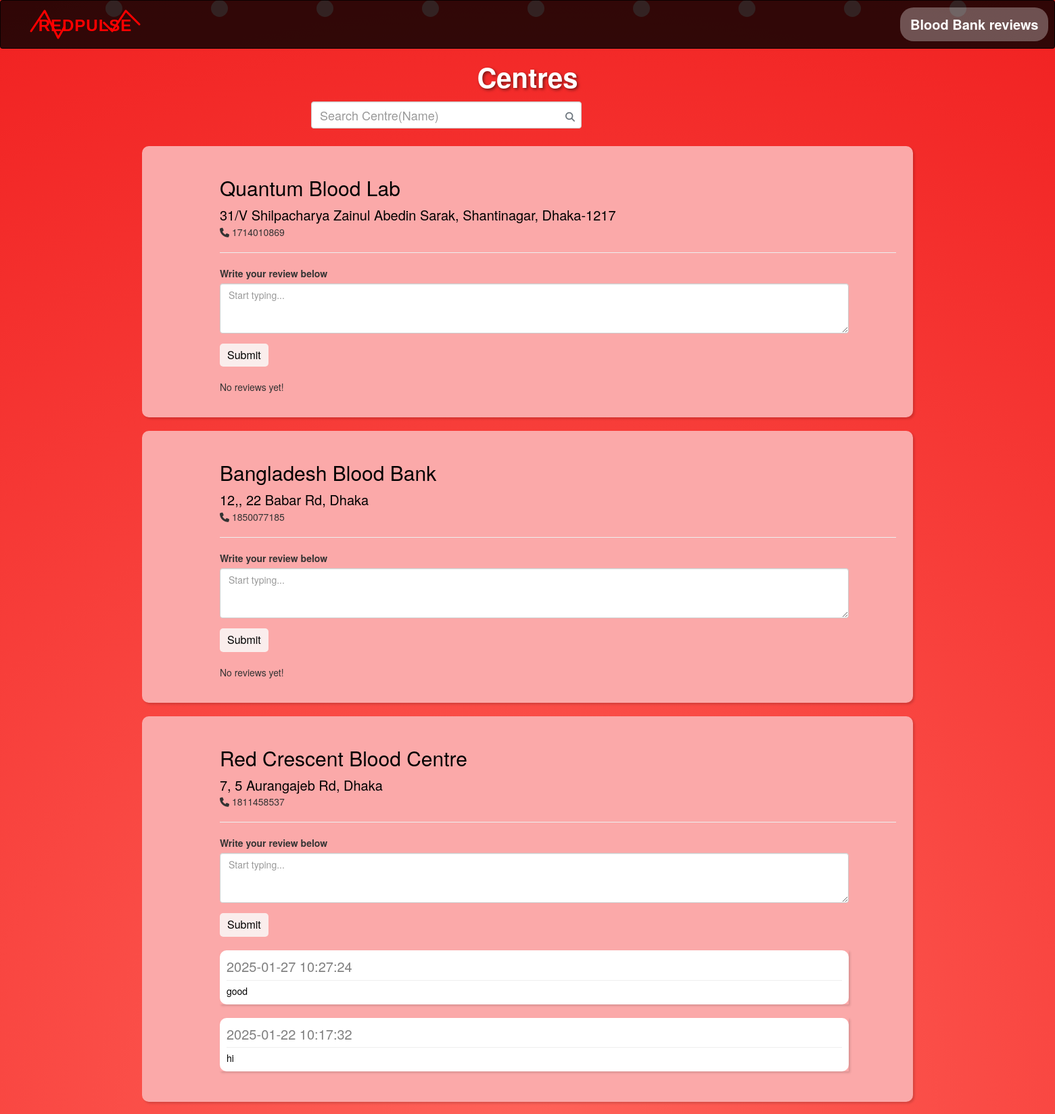
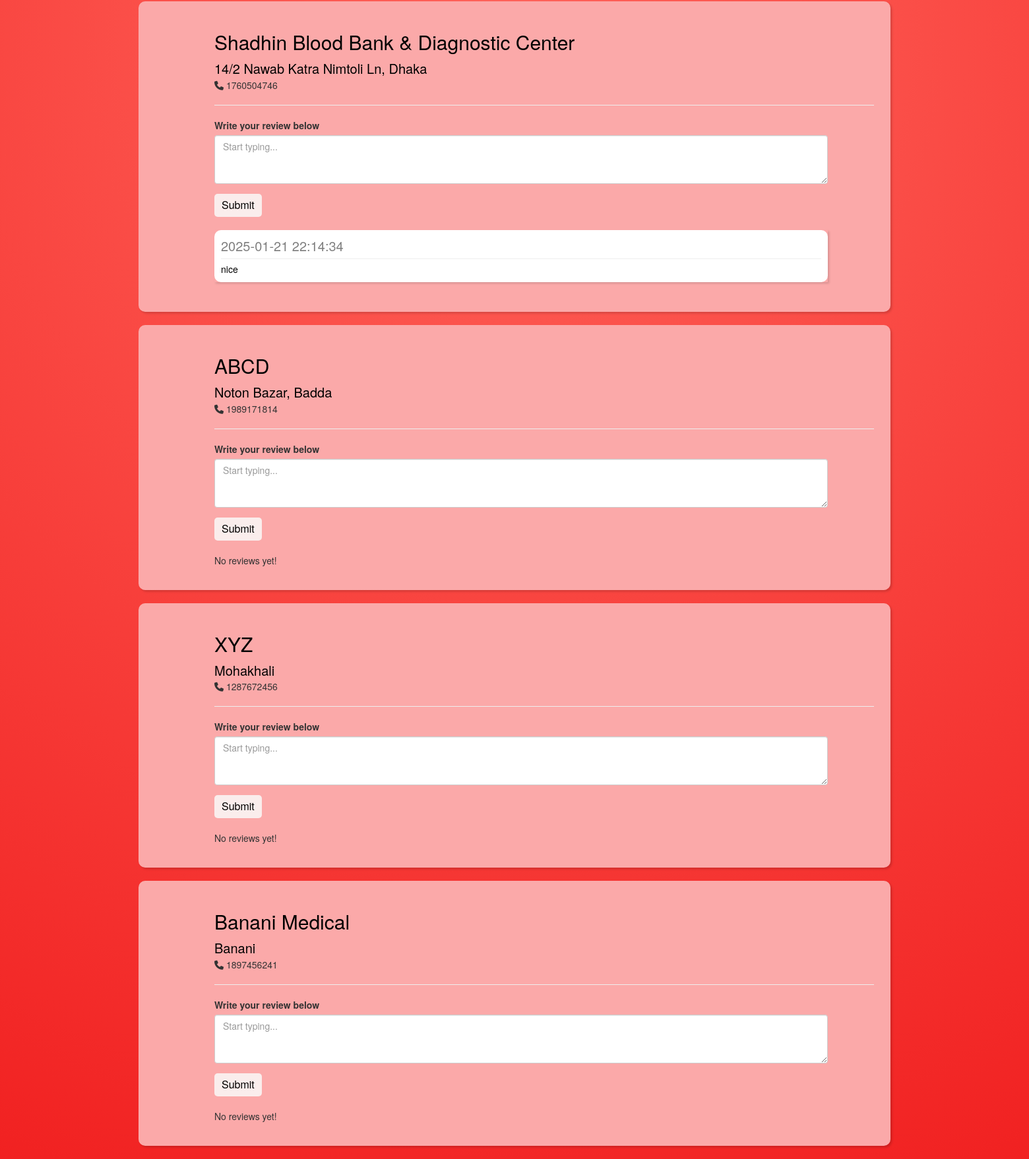
The app's page /bloodbank.php (signed in) with its own data (2 pictures, top to bottom).
### tables this page shows
CREATE TABLE `bloodbank` (
  `BloodBankID` int(10) NOT NULL,
  `Name` varchar(255) NOT NULL,
  `Location` varchar(255) NOT NULL,
  `ContactNumber` int(11) NOT NULL,
  `pic1` varchar(255) DEFAULT NULL,
  `pic2` varchar(255) DEFAULT NULL,
  `AdminID` int(10) DEFAULT NULL,
  `email` varchar(255) DEFAULT NULL,
  `password` varchar(255) DEFAULT NULL,
  `OperatingHours` varchar(100) DEFAULT NULL,
  `LicenseFile` varchar(255) DEFAULT NULL
);

CREATE TABLE `review_bloodbank` (
  `userid` int(10) NOT NULL,
  `BloodBankID` int(10) NOT NULL,
  `review` varchar(1000) NOT NULL,
  `date` datetime NOT NULL
);

### bloodbank.php (the view, shortened to what this page needs)
<?php
if(
    isset($_SESSION['bloodbank_email']) &&
    isset($_SESSION['bloodbank_id']) &&
    !empty($_SESSION['bloodbank_email']) &&
    !empty($_SESSION['bloodbank_id'])
    ){
    ?>
<!DOCTYPE html>
<html lang="en">
<head>
    <link rel="stylesheet" href="https://maxcdn.bootstrapcdn.com/bootstrap/3.4.1/css/bootstrap.min.css">
    <link rel="stylesheet" href="https://cdnjs.cloudflare.com/ajax/libs/font-awesome/6.5.0/css/all.min.css">
</head>
<body>
<form id="search-form" action="http://localhost/bd/search.php" method="POST">
  <div class="form-group search-wrapper">
    <input type="text" class="form-control" placeholder="Search Centre(Name)" name="key" required>
    <button type="submit">
      <i class="fas fa-search"></i>
    </button>
  </div>
</form>
    <nav class="navbar navbar-inverse ">
    <a class="navbar-brand">
            <div class="logo-container">
                <svg width="180" height="60" viewBox="0 0 180 60" xmlns="http://www.w3.org/2000/svg">
                    <text x="90" y="40" class="pulse-text">RedPulse</text>
                    <polyline points="10,40 30,10 50,50 70,15 90,45 110,20 130,40 150,10 170,30"
                              class="pulse-line"
                              stroke-linecap="round"
                              stroke-linejoin="round">
                    </polyline>
                </svg>
            </div>
        </a>
        <ul class="nav navbar-nav">
    <li class="nav-item"><a class="nav-link active" href="http://localhost/bd/bloodbank.php">Blood Bank reviews</a></li>
</ul>
    </nav>
<div class="floating-drops">
        <div class="drop" style="left: 10%; animation-delay: 0s;"></div>
        <div class="drop" style="left: 20%; animation-delay: 2s;"></div>
        <div class="drop" style="left: 30%; animation-delay: 4s;"></div>
        <div class="drop" style="left: 40%; animation-delay: 1s;"></div>
        <div class="drop" style="left: 50%; animation-delay: 3s;"></div>
        <div class="drop" style="left: 60%; animation-delay: 5s;"></div>
        <div class="drop" style="left: 70%; animation-delay: 0s;"></div>
        <div class="drop" style="left: 80%; animation-delay: 2s;"></div>
        <div class="drop" style="left: 90%; animation-delay: 4s;"></div>
    </div>
    <h3 class="top">Centres</h3>
    <br />
    <?php
    try {
        $conn = new PDO('mysql:host=localhost:3306;dbname=blooddonationmanagementsystem;', 'root', '');
        $conn->setAttribute(PDO::ATTR_ERRMODE, PDO::ERRMODE_EXCEPTION);
        $selectquery = "SELECT * FROM bloodbank ORDER BY BloodBankID ASC";
        $test = $conn->query($selectquery);
        $returnobj = $test->fetchAll();
        foreach ($returnobj as $data) {
            $bid = $data['BloodBankID'];
            $bloodbank = $data['Name'];
            $loc = $data['Location'];
            $contact = $data['ContactNumber'];
            ?>
            <div class="container">
    <div class="box">
        <div class="innbox">
            <h2><?php echo $bloodbank; ?></h2>
            <small><?php echo $loc; ?></small>
            <p><i class="fa fa-phone"></i> <?php echo $contact; ?></p>
            <hr />
            <div class="comment_box">
                <form action="comments.php" method="POST">
                    <div class="form-group">
                        <label for="u1">Write your review below</label>
                        <textarea class="form-control" id="u1" name="u1" rows="3" placeholder="Start typing..." required></textarea>
                    </div>
                    <input type="submit" class="btn" value="Submit">
                </form>
            </div>
            <br />
            <?php
            try {
                $selectquery1 = "SELECT u.name AS u1,
                                        b.Name AS u2,
                                        ub.review AS u3,
                                        ub.date AS u4
                                 FROM review_bloodbank AS ub
                                 LEFT JOIN user AS u ON ub.userid = u.id
                                 LEFT JOIN bloodbank AS b ON ub.BloodBankID = b.BloodBankID
                                 WHERE ub.BloodBankID = $bid
                                 ORDER BY ub.date DESC";
                $test1 = $conn->query($selectquery1);
                $returnobj1 = $test1->fetchAll();
                if ($test1->rowCount() != 0) {
                    foreach ($returnobj1 as $data1) {
                        $rev = $data1['u3'];
                        $date = $data1['u4'];
                        ?>
                        <div class="review_box">
                            <div class="contents">
                                <small><?php echo $date; ?></small>
                                <hr />
                                <p><?php echo $rev; ?></p>
                            </div>
                        </div>
                        <br />
                        <?php
                    }
                } else {
                    echo '<p class="text-light">No reviews yet!</p>';
                }
            } catch (PDOException $e) {
                echo "<p class='text-warning'>Error loading reviews: {$e->getMessage()}</p>";
            }
            ?>
        </div>
    </div>
    <br />
</div>
            <?php
        }
    } catch (PDOException $ex) {
        ?>
        <script>
            alert('Database Error: <?php echo $ex->getMessage(); ?>');
            location.assign('index.php');
        </script>
        <?php
    }
} else {
    ?>
    <script>
        location.assign('signin.php');
    </script>
    <?php
}
?>

### bloodbank.php (style rules this page uses)
body { background: radial-gradient(circle,rgb(255, 99, 90) 0%,rgb(241, 33, 33) 100%); background-size: 100%; }
.navbar-inverse { background-color: rgba(0, 0, 0, 0.8) !important; border-color: rgba(0, 0, 0, 0.8) !important; }
.navbar { background-color: rgba(0, 0, 0, 0.8) !important; padding: 10px 20px; }
.navbar-brand { color: #fff !important; font-size: 22px; font-weight: bold; text-transform: uppercase; letter-spacing: 1px; display: flex; align-items: center; }
.navbar .navbar-nav .active { color:rgb(253, 253, 253) !important; background-color: rgba(255, 255, 255, 0.3); border-radius: 20px; font-weight: bold; }
.navbar a { font-size: 20px; }
.navbar-nav { margin-left: 400px; }
.navbar-nav .nav-item { margin-right: 20px; position: relative; left: 700px; }
.btn { background-color: rgb(250, 237, 236); color: black; border-radius: 5px; padding: 5px 10px; font-size: 16px; cursor: pointer; }
.top { font-size: 40px; font-weight: bold; margin-top: 20px; margin-bottom: 60px; text-align: center; color: white; text-shadow: 2px 2px 4px rgba(0, 0, 0, 0.5); animation: slideDown 1.5s ease-in-out; }
.box { background-color: rgb(251, 169, 169); width: 100%; padding: 25px; border-radius: 10px; box-shadow: rgba(0, 0, 0, 0.15) 2.4px 2.4px 3.2px; position: relative; }
.innbox { margin-left: 90px; }
.innbox h2 { color: black; font-size: 30px; margin-bottom: 10px; }
.innbox small { color: black; font-size: 20px; }
.comment_box { margin-right: 70px; }
.review_box { box-shadow: rgba(0, 0, 0, 0.15) 2.4px 2.4px 3.2px; margin-right: 70px; }
.contents { padding: 10px; background-color: white; color: black; border-radius: 10px; }
.contents p { margin: 0; }
.contents small { color: gray; }
.contents hr { margin: 5px 0; }
.floating-drops { position: absolute; top: 0; left: 0; width: 100%; height: 100%; overflow: hidden; z-index: -1; }
.drop { position: absolute; width: 25px; height: 25px; background-color: #ffcccb; border-radius: 50%; animation: float 10s infinite ease-in-out; opacity: 0.8; }
.drop:nth-child(odd) { animation-duration: 10s; }
.drop:nth-child(even) { animation-duration: 12s; }
.logo-container { width: 180px; height: 60px; display: flex; align-items: center; justify-content: center; }
.pulse-text { font-family: Arial, sans-serif; font-size: 24px; fill: red; font-weight: bold; text-anchor: middle; animation: textGlow 1.5s infinite alternate; }
#search-form { position: absolute; top: 150px; right: 700px; width: 400px; }
.search-wrapper input { height: 40px; padding-right: 40px; font-size: 18px; }
.search-wrapper button { position: absolute; top: 40%; right: 10px; transform: translateY(-50%); border: none; background: none; padding: 0; color: #6c757d; }

### records on screen
bloodbank: Name "Quantum Blood Lab", Location "31/V Shilpacharya Zainul Abedin Sarak, Shantinagar, Dhaka-1217", ContactNumber "1714010869", shows "No reviews yet!"
bloodbank: Name "Bangladesh Blood Bank", Location "12,, 22 Babar Rd, Dhaka", ContactNumber "1850077185", shows "No reviews yet!"
bloodbank: Name "Red Crescent Blood Centre", Location "7, 5 Aurangajeb Rd, Dhaka", ContactNumber "1811458537"
review_bloodbank: date "2025-01-27 10:27:24", review "good"
review_bloodbank: date "2025-01-22 10:17:32", review "hi"
bloodbank: Name "Shadhin Blood Bank & Diagnostic Center", Location "14/2 Nawab Katra Nimtoli Ln, Dhaka", ContactNumber "1760504746"
review_bloodbank: date "2025-01-21 22:14:34", review "nice"
bloodbank: Name "ABCD", Location "Noton Bazar, Badda", ContactNumber "1989171814", shows "No reviews yet!"
bloodbank: Name "XYZ", Location "Mohakhali", ContactNumber "1287672456", shows "No reviews yet!"
bloodbank: Name "Banani Medical", Location "Banani", ContactNumber "1897456241", shows "No reviews yet!"
